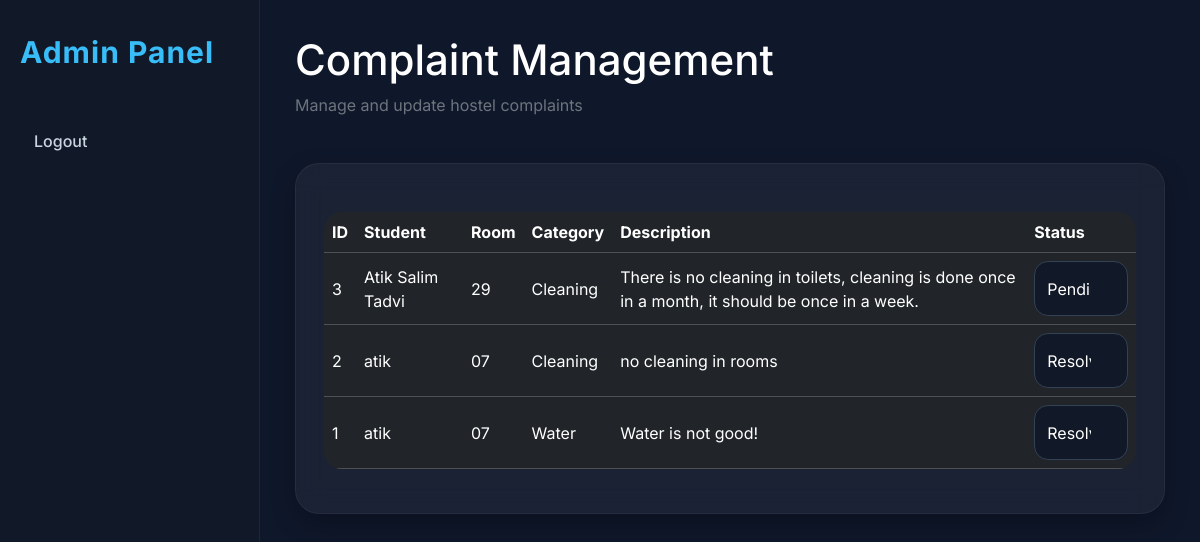
Page /admin (signed in) on the committed database.
### tables this page shows
CREATE TABLE complaints (
    id INTEGER PRIMARY KEY AUTOINCREMENT,
    user_id INTEGER,
    complaint_type TEXT,
    description TEXT,
    status TEXT DEFAULT 'Pending'
);

CREATE TABLE users (
    id INTEGER PRIMARY KEY AUTOINCREMENT,
    name TEXT,
    email TEXT,
    password TEXT,
    room TEXT
);

### app.py (the view, shortened to what this page needs)
@app.route('/admin', methods=['GET', 'POST'])
def admin():
    if 'admin' not in session:
        return redirect('/login')
    conn = sqlite3.connect("hostel.db")
    cursor = conn.cursor()
    cursor.execute("""
    SELECT complaints.id,
           users.name,
           users.room,
           complaints.complaint_type,
           complaints.description,
           complaints.status
    FROM complaints
    JOIN users
    ON complaints.user_id = users.id
    ORDER BY complaints.id DESC
    """)
    complaints = cursor.fetchall()
    conn.close()
    return render_template(
        "admin.html",
        complaints=complaints
    )

### templates/admin.html (shortened to what this page needs)
<!DOCTYPE html>
<html>
<head>
    <link href="https://cdn.jsdelivr.net/npm/bootstrap@5.3.3/dist/css/bootstrap.min.css" rel="stylesheet">
    <link rel="stylesheet" href="{{ url_for('static', filename='style.css') }}">
</head>
<body>
<div class="sidebar">
    <div class="logo">
        Admin Panel
    </div>
    <a href="/logout">
        Logout
    </a>
</div>
<div class="main-content">
    <div class="topbar">
        <div>
            <h1 class="admin-title">
                Complaint Management
            </h1>
            <p class="text-secondary">
                Manage and update hostel complaints
            </p>
        </div>
    </div>
    <div class="section-box">
        <table class="table table-dark table-hover align-middle">
            <tr>
                <th>ID</th>
                <th>Student</th>
                <th>Room</th>
                <th>Category</th>
                <th>Description</th>
                <th>Status</th>
            </tr>
            {% for complaint in complaints %}
            <tr>
                <td>
                    {{ complaint[0] }}
                </td>
                <td>
                    {{ complaint[1] }}
                </td>
                <td>
                    {{ complaint[2] }}
                </td>
                <td>
                    {{ complaint[3] }}
                </td>
                <td>
                    {{ complaint[4] }}
                </td>
                <td>
                    <form method="POST">
                        <select
                        name="status"
                        class="form-select"
                        onchange="this.form.submit()">
                            <option
                            {% if complaint[5] == 'Pending' %}
                            selected
                            {% endif %}>
                            Pending
                            </option>
                            <option
                            {% if complaint[5] == 'Resolved' %}
                            selected
                            {% endif %}>
                            Resolved
                            </option>
                        </select>
                    </form>
                </td>
            </tr>
            {% endfor %}
        </table>
    </div>
</div>
</body>
</html>

### static/style.css (style rules this page uses)
* { margin:0; padding:0; box-sizing:border-box; font-family:'Inter',sans-serif; }
body { background:#0f172a; color:white; }
.form-control, .form-select { height:55px; background:#111827 !important; border:1px solid #334155 !important; color:white !important; border-radius:14px !important; }
.sidebar { width:260px; height:100vh; position:fixed; left:0; top:0; background:#111827; padding:30px 20px; border-right:1px solid rgba(255,255,255,0.05); overflow:auto; }
.logo { font-size:30px; font-weight:700; color:#38bdf8; margin-bottom:40px; letter-spacing:1px; }
.sidebar a { display:block; color:#cbd5e1; text-decoration:none; margin-bottom:14px; padding:14px; border-radius:12px; transition:0.3s; font-weight:500; }
.main-content { margin-left:260px; padding:35px; }
.topbar { display:flex; justify-content:space-between; align-items:center; margin-bottom:30px; flex-wrap:wrap; gap:20px; }
.topbar h1 { font-size:42px; }
.section-box { margin-top:30px; background: rgba(255,255,255,0.05); border:1px solid rgba(255,255,255,0.05); border-radius:24px; padding:28px; backdrop-filter:blur(14px); box-shadow: 0 10px 25px rgba(0,0,0,0.25); }
.table { margin-top:20px; border-radius:18px; overflow:hidden; }
.table tr { transition:0.2s; }

### rows in the picture
complaints: id "3", name "Atik Salim Tadvi", room "29", complaint_type "Cleaning", description "There is no cleaning in toilets, cleaning is done once in a month, it should be once in a week.", status "Pending"
complaints: id "2", name "atik", room "07", complaint_type "Cleaning", description "no cleaning in rooms", status "Resolved"
complaints: id "1", name "atik", room "07", complaint_type "Water", description "Water is not good!", status "Resolved"
